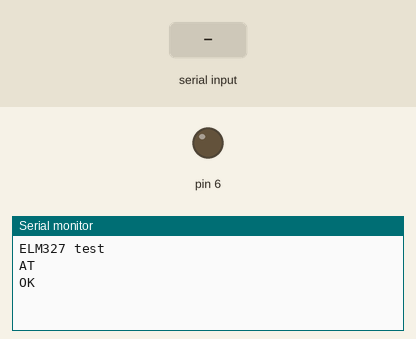
A sketch run on a simulated Arduino Uno, built with avr-gcc and run on an emulated ATmega328P. On the bench: output pins drawn as LEDs (lit = HIGH), the last lines printed to the serial monitor. Inputs (shaded band) come from the test bench. The modem accepts every AT command (registered, SIM ready, sends succeed) and sends nothing else.

Above: at 0.8 s.
0.9 s: ">" received over the second serial link
At 2.1 s:
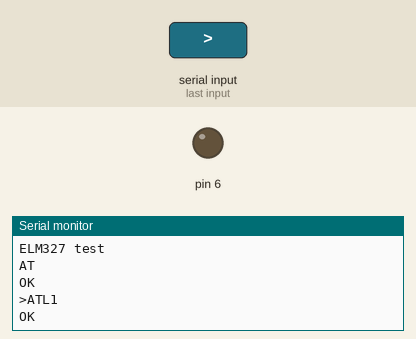
2.4 s: "1" received over the second serial link
At 3.3 s:
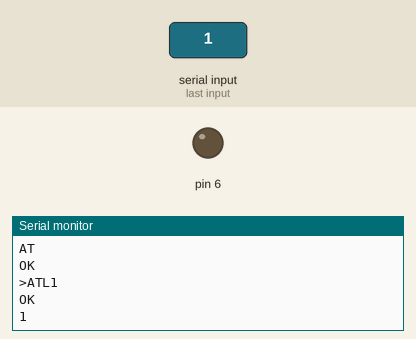

Measured:
- after the input at 0.9 s, the serial monitor: prints a new line at once (image 1)
- after the input at 2.4 s, the serial monitor: prints a new line at once (image 2)

The sketch:

elm327.ino
```cpp
#include <Wire.h>

//   int ledPin = 13;                 // LED connected to digital pin 13
//
//   void setup()
//   {
//     pinMode(ledPin, OUTPUT);      // sets the digital pin as output
//     Serial.begin(9600);
//     Wire.begin();
//
//     Serial.println("Booting 2Drive...  Version 1");
//   }
//
//   int i=0;
//
//   void loop()
//   {
//     digitalWrite(ledPin, HIGH);   // sets the LED on
//     delay(1000);                  // waits for a second
//     digitalWrite(ledPin, LOW);    // sets the LED off
//     delay(1000);                  // waits for a second
//   //  Serial.println(i);
//   //  i++;
//   }
//
//

#include <SoftwareSerial.h>

SoftwareSerial serial_elm(10, 11); // RX, TX

int elm_cmd(char *cmd, int send_at, int timeout_ms)
{
    char c;
    char p;
    unsigned int t_start, t_end;

    // clean up any junk
    while (1) {
        c = serial_elm.read();
        if (c == -1) {
            break;
        }
    }

    serial_elm.println(cmd);
    Serial.println(cmd);
    delay(1);

    t_start = millis();
    while (1) {
        if (send_at) {
            serial_elm.println("AT");
            delay(1);
        }

        p = 0;
        while (1) {
            c = serial_elm.read();
            if (c == -1) {
                break;
            }

            Serial.print(c);
            if (c == '>') {
                p = 1;
            }
        };

        if (p) {
            return 0;
        }

        t_end  = millis();
        if (t_end - t_start > timeout_ms) {
            return 1;
        }
        delay(100);
    }

    return 1;
}

void elm_setup()
{
    serial_elm.begin(9600);
    digitalWrite(10, 1);      // sets the digital pin as output

    // get a prompt
    elm_cmd("AT", 0, 10000);

    // received prompt
    elm_cmd("ATL1",   0, 10000);
    elm_cmd("ATH1",   0, 10000);
    elm_cmd("ATCAF0", 0, 10000);

}

void elm_prius_lock(int on) {
    int i;

    elm_cmd("ATSH631", 0, 10000);

    for (i=0; i<2; i++) {
        if (on) {
            elm_cmd("18 80 53 02 00 09 00", 0, 10000);
        } else {
            elm_cmd("18 80 53 04 00 19 00", 0, 10000);
        }
    }
}

void setup()
{
  // Open serial communications and wait for port to open:
  Serial.begin(9600);
  Serial.println("ELM327 test");

  pinMode(7, INPUT);
  pinMode(6, OUTPUT);
  digitalWrite(7, 1);
  digitalWrite(6, 0);

  elm_setup();
}

int lock = 0;

void loop() // run over and over
{
  int s;
  if (digitalRead(7) != lock) {
      delay(1);
      s = digitalRead(7);
      if (s != lock) {
          lock = s;
          elm_prius_lock(lock);
      }
  }
}
```
